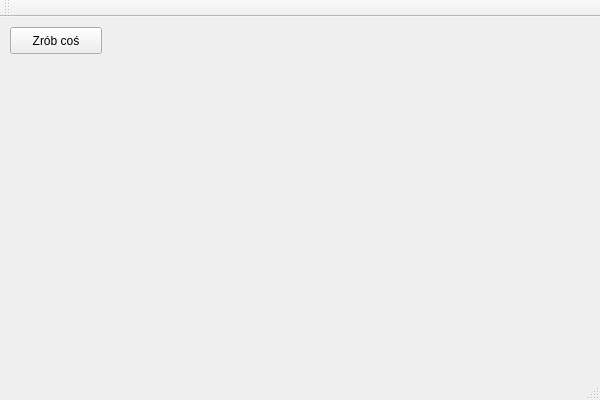
<?xml version="1.0" encoding="UTF-8"?>
<ui version="4.0">
 <class>MainWindow</class>
 <widget class="QMainWindow" name="MainWindow">
  <property name="geometry">
   <rect>
    <x>0</x>
    <y>0</y>
    <width>600</width>
    <height>400</height>
   </rect>
  </property>
  <property name="windowTitle">
   <string>MainWindow</string>
  </property>
  <widget class="QWidget" name="centralWidget">
   <widget class="QPushButton" name="przycisk">
    <property name="geometry">
     <rect>
      <x>10</x>
      <y>10</y>
      <width>92</width>
      <height>27</height>
     </rect>
    </property>
    <property name="text">
     <string>Zrób coś</string>
    </property>
   </widget>
   <widget class="Widok" name="widget" native="true">
    <property name="geometry">
     <rect>
      <x>110</x>
      <y>10</y>
      <width>351</width>
      <height>301</height>
     </rect>
    </property>
   </widget>
  </widget>
  <widget class="QMenuBar" name="menuBar">
   <property name="geometry">
    <rect>
     <x>0</x>
     <y>0</y>
     <width>600</width>
     <height>25</height>
    </rect>
   </property>
  </widget>
  <widget class="QToolBar" name="mainToolBar">
   <attribute name="toolBarArea">
    <enum>TopToolBarArea</enum>
   </attribute>
   <attribute name="toolBarBreak">
    <bool>false</bool>
   </attribute>
  </widget>
  <widget class="QStatusBar" name="statusBar"/>
 </widget>
 <layoutdefault spacing="6" margin="11"/>
 <customwidgets>
  <customwidget>
   <class>Widok</class>
   <extends>QWidget</extends>
   <header>widok.h</header>
   <container>1</container>
  </customwidget>
 </customwidgets>
 <resources/>
 <connections/>
</ui>
